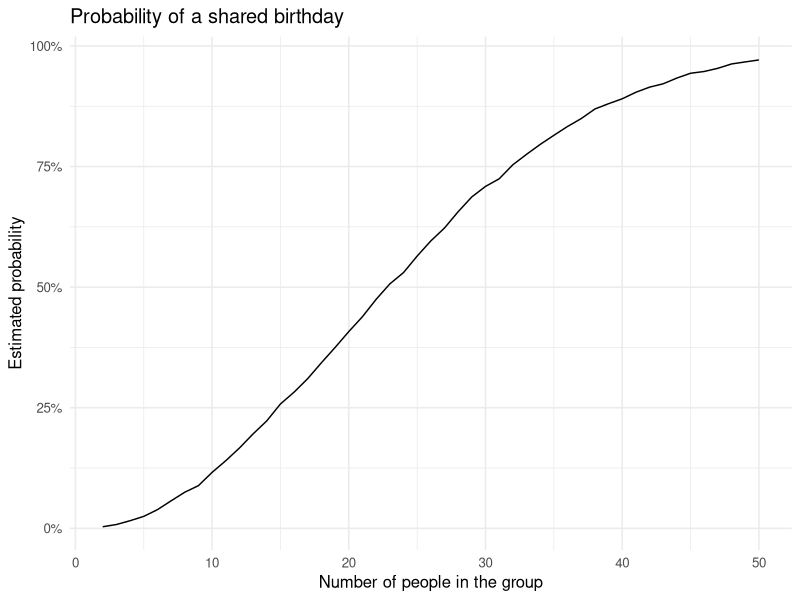

Reproduce this figure in R.
## ---- chunk 1
has_shared_birthday <- function(group_size) {
  birthdays <- sample(1:365, size = group_size, replace = TRUE)
  any(duplicated(birthdays))
}
## ---- chunk 2
set.seed(123)

birthday_results <- tibble::tibble(
  group_size = 2:50,
  probability = purrr::map_dbl(
    group_size,
    function(n) mean(replicate(10000, has_shared_birthday(n)))
  )
)
## ---- chunk 3
library(ggplot2)

ggplot(birthday_results, aes(x = group_size, y = probability)) +
  geom_line() +
  scale_y_continuous(labels = scales::label_percent()) +
  labs(
    title = "Probability of a shared birthday",
    x = "Number of people in the group",
    y = "Estimated probability"
  ) +
  theme_minimal(base_size = 12)

dplyr::filter(birthday_results, group_size %in% c(23, 50))
